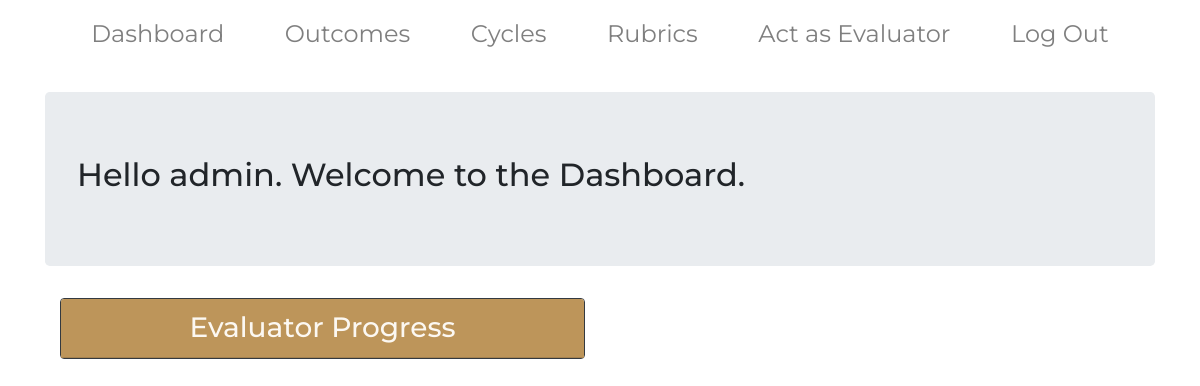
Before: /home (signed in) with the older database file.
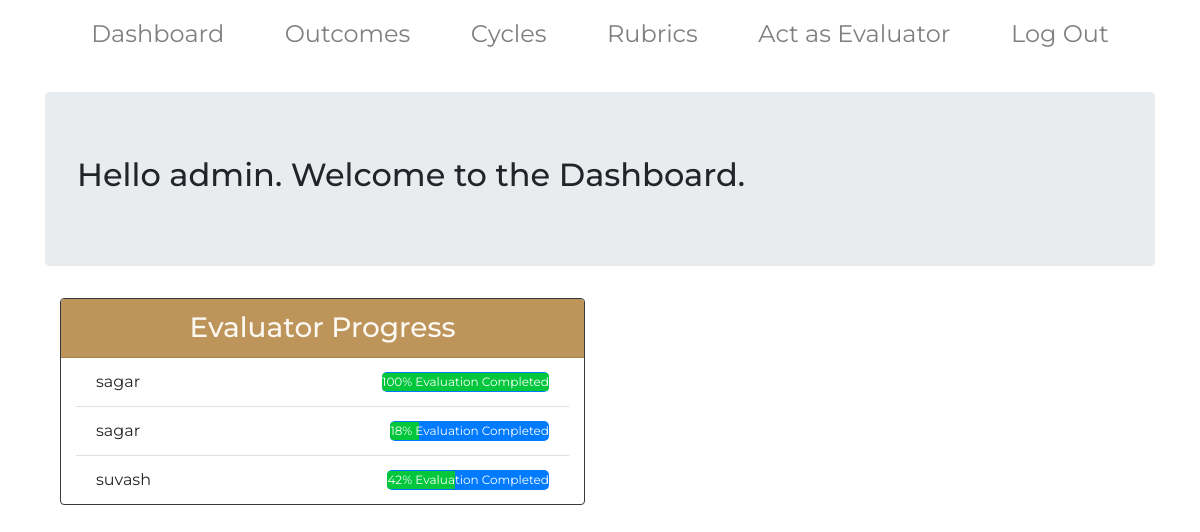
After: the same page with the newer database file.
### main/models.py (models this page shows)
class Evaluator(models.Model):
    name = models.CharField(max_length=100)
    email = models.CharField(max_length=200)
    invited_by = models.CharField(max_length=200, default="Admin")
    perc_completed = models.FloatField(null=True,blank=True,default=0.0)
    def __str__(self):
        return self.name

### main/views.py (the view, shortened to what this page needs)
# urls.py: path('home', views.evaluatorhome, name='evaluatorhome'),
@login_required
def evaluatorhome(request):
    if request.user.is_superuser:
        cyc = Cycle.objects.all()
        mycyc = 0
        for cycles in cyc:
            if(cycles.isCurrent):
                mycyc = cycles
        outcome_a = Outcome.objects.all()
        outcome_list = []
        for oc in outcome_a:
            for v in oc.cycle.all():
                if(v == mycyc):
                    outcome_list.append(oc)
        measure_a = Measure.objects.all()
        measure_list = []
        for me in measure_a:
            for o in outcome_list:
                if(me.outcome==o):
                    measure_list.append(me)
        eval_a = Evaluator.objects.all()
        evaluator_list = []
        for eval in eval_a:
            for mymea in measure_list:
                for eval_more in mymea.evaluator.all():
                    if(eval==eval_more):
                        evaluator_list.append(eval)
        context = {'evaluator':evaluator_list}
        return render(request, 'main/adminhome.html', context)

### main/templates/main/adminhome.html (shortened to what this page needs)
{% extends  'main/adminbase.html' %}
{%load static%}
{%block body_block%}
    <div class = "container-fluid">
      <div class = "container" id = "main_content">
       <div class="jumbotron">
            <h2>Hello {{user.username}}. Welcome to the Dashboard. </h2>
        </div>
        <div class = "col col-lg-6 col-md-6 col-sm-12 col-xs-12 col-12">
           <div class = "card border-dark mb-3">
             <h3 class = "card-header title text-center"> Evaluator Progress </h3>
             <div class="container">
              <ul class="list-group list-group-flush ">
             {% for eval in evaluator %}
                 <li class = "list-group-item d-flex justify-content-between d-flex align-items-center">{{eval}}
               <div class="progress progress-admin ">
                   <div class="progress-bar bg-danger " role="progressbar" aria-valuenow="40"
                   aria-valuemin="0" aria-valuemax="100" style="width:{{eval.perc_completed}}%">
                     {{eval.perc_completed|floatformat:0}}% Evaluation Completed
                   </div>
               </div>
             </li>
               {% endfor %}
             </ul>
             </div>
           </div>
         </div>
</div>
</div>
{%endblock%}

Changed rows visible on the page:
added Evaluator: name "sagar", perc_completed "100"
added Evaluator: name "sagar", perc_completed "18"
added Evaluator: name "suvash", perc_completed "42"
